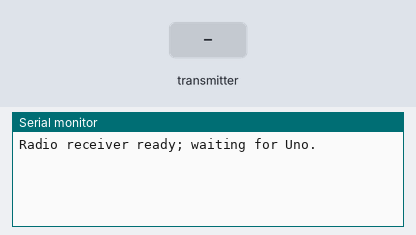
Bench run of a sketch on a simulated Arduino Mega 2560, built with avr-gcc and run on an emulated ATmega2560. On the bench: the last lines printed to the serial monitor. Inputs (shaded band) come from the test bench. No radio packets arrive unless stated.

Above: at 1.2 s.
1.3 s: the transmitter starts sending sequence = 0
At 1.37 s:
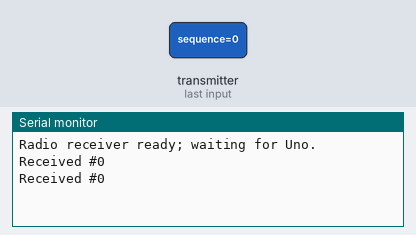
3.2 s: the transmitter starts sending sequence = 256
At 3.27 s:
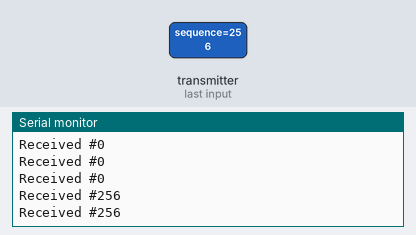
Timing chart, 0 to 6.2 s (numbered marks = the images above; inputs shaded):
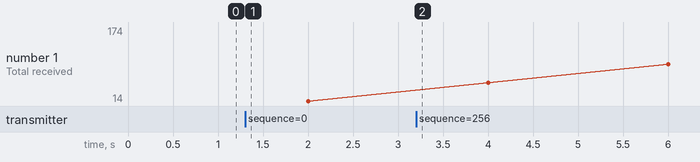

Measured:
- after the input at 1.3 s, the serial monitor: prints a new line at once (image 1)
- after the input at 3.2 s, the serial monitor: prints a new line at once (image 2)

The sketch:

radio_receive_practice.ino
```cpp
// Arduino Mega 2560: receive radio test packets without connecting motor power.
// nRF24L01+ PA/LNA needs its own regulated 3.3 V supply (or 5 V-input adapter).
#include <SPI.h>
#include <RF24.h>

RF24 radio(7, 8); // CE, CSN
const uint8_t ADDRESS[6] = {'R', 'C', '0', '0', '1', 0};
uint32_t lastReportMs = 0;
uint32_t receivedCount = 0;

void setup() {
  Serial.begin(115200);
  pinMode(53, OUTPUT); // Mega hardware SS stays output in SPI master mode.
  digitalWrite(53, HIGH);
  if (!radio.begin()) {
    Serial.println(F("Radio not found: check 3.3 V adapter, CE/CSN, SPI."));
    while (true) delay(1000);
  }
  radio.setChannel(76);
  radio.setDataRate(RF24_250KBPS);
  radio.setPALevel(RF24_PA_LOW);
  radio.setCRCLength(RF24_CRC_16);
  radio.setAutoAck(true);
  radio.setPayloadSize(sizeof(uint32_t));
  radio.openReadingPipe(1, ADDRESS);
  radio.startListening();
  Serial.println(F("Radio receiver ready; waiting for Uno."));
}

void loop() {
  while (radio.available()) {
    uint32_t sequence = 0;
    radio.read(&sequence, sizeof(sequence));
    receivedCount++;
    Serial.print(F("Received #"));
    Serial.println(sequence);
  }
  if ((uint32_t)(millis() - lastReportMs) >= 2000) {
    lastReportMs = millis();
    Serial.print(F("Total received: "));
    Serial.println(receivedCount);
  }
}
```
